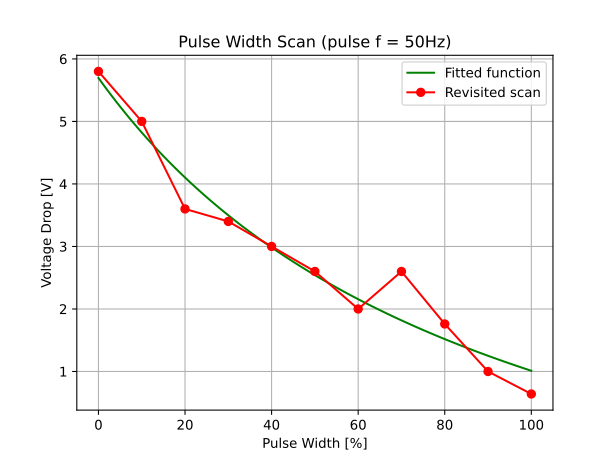

Python code for this plot:
import numpy as np
import matplotlib.pyplot as plt
from scipy.optimize import curve_fit

'''
Scope - Tektronix TDS 2012
100MHz, 1GS/s

Laser Pulse Frequency = 50Hz
Laser - Particulars Laser (IR)
Focused beamspot - unknown ?
No Bias Voltage
'''

def hyperbola_model(x, a, b, c):
    return a/(x+c) + b


# 'vd' for voltage drop
vd_1 = [20.0, 18.8, 18.4, 18.0, 16.8, 
        14.0, 7.0, 6.4, 5.6, 5.2,
        4.2, 4.8, 4.72, 4.4, 3.5,
        2.7, 2.16, 1.84, 1.44, 1.4,
        0
]

vd_2 = [5.8, 5.0, 3.6, 3.4, 3.0,
        2.6, 2.0, 2.6, 1.76, 1.0, 0.64]

#converting to numpy arrays
vd_1 = np.array(vd_1)
vd_2 = np.array(vd_2)

# 'pw' for pulse width
pw_1 = np.linspace(0, 100, len(vd_1))
pw_2 = np.linspace(0, 100, len(vd_2))

# Preparing the fit
popt, pcov = curve_fit(hyperbola_model, pw_2, vd_2)

a_fit = popt[0]
b_fit = popt[1]
print(f"Optimal parameters: a = {a_fit}, b = {b_fit}")


x_fit = np.linspace(min(pw_2), max(pw_2), 100) # Range for smooth plot
y_fit = hyperbola_model(x_fit, *popt)


plt.plot(x_fit, y_fit, 
         color='green',
         label='Fitted function',
        #  marker='o'
         )


# plt.plot(pw_1, vd_1, 
#          color='blue',
#          label='Initial scan',
#          marker='o'
#          )


plt.plot(pw_2, vd_2, 
         color='red',
         label='Revisited scan',
         marker='o'
         )




plt.legend()

plt.title('Pulse Width Scan (pulse f = 50Hz)')
plt.xlabel('Pulse Width [%]')
plt.ylabel('Voltage Drop [V]')
plt.grid()

plt.savefig('/home/cmspractice/FCFD-Project/FCFD-Laser-main/Manual_Scans/PulseWidthVsAmplitude_March25-1.svg')

plt.show()
